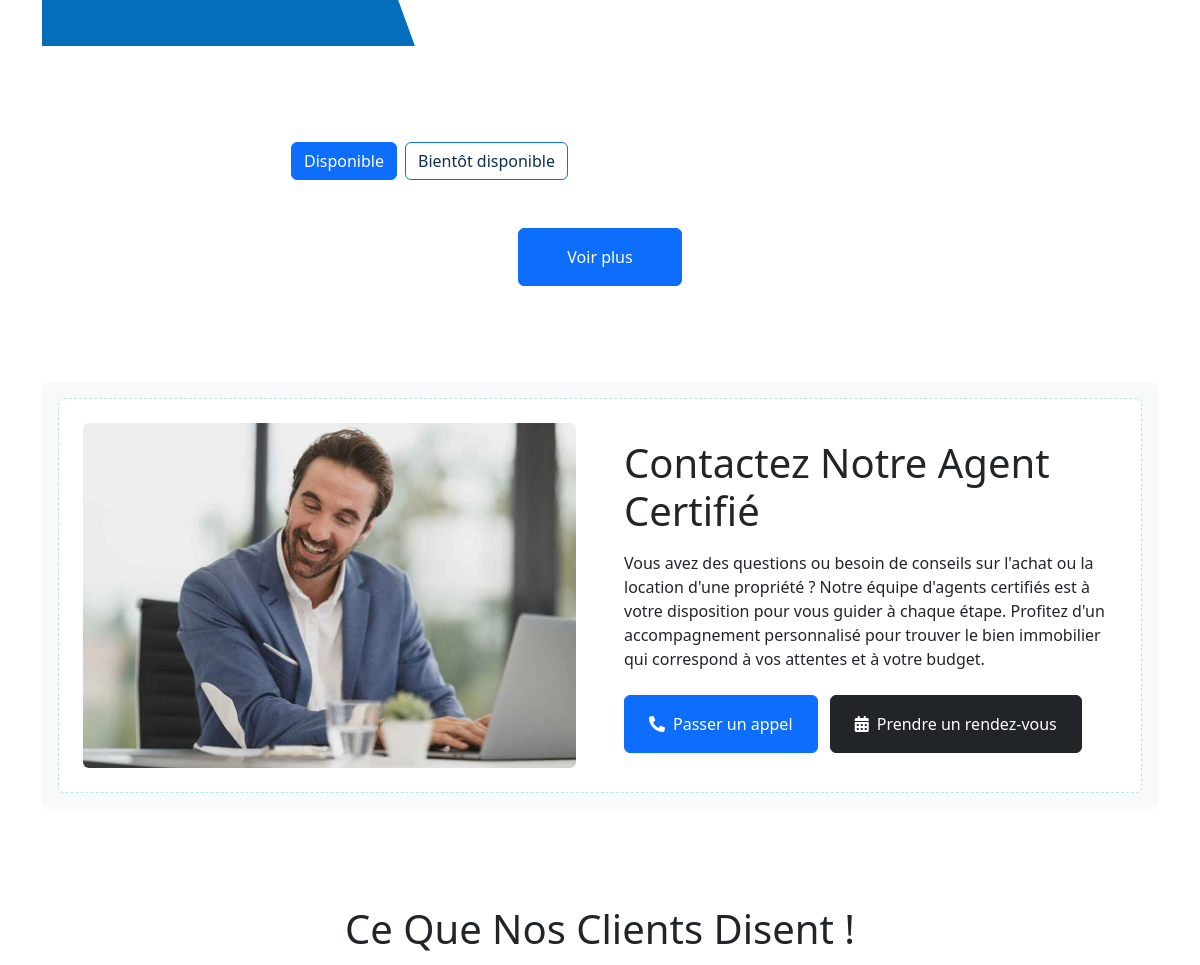
/ (middle part), run on an earlier commit of the app's database.
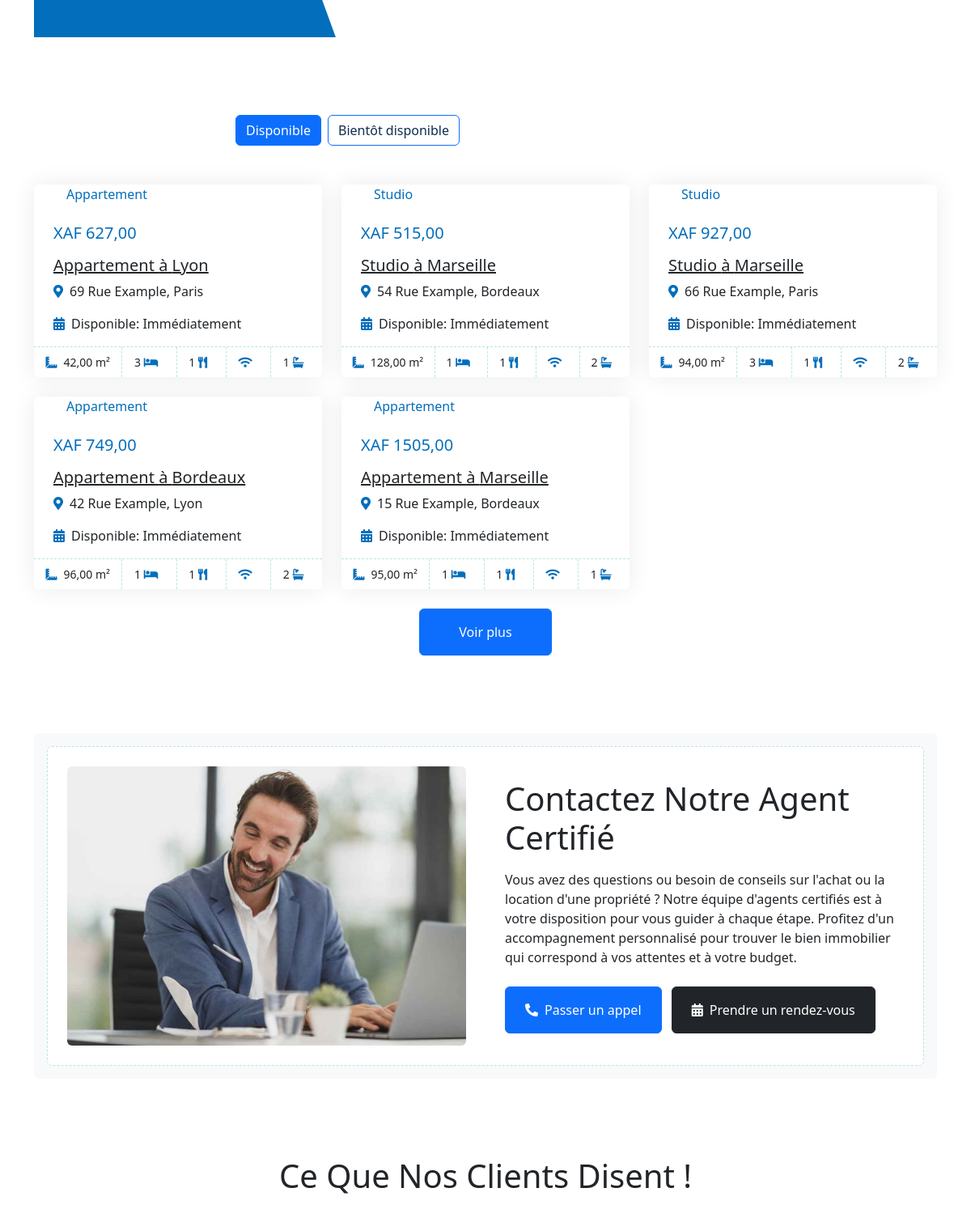
And on a later commit of the database.
### rental/models.py (models this page shows, shortened)
class Property(models.Model):
    CONTRACT_CHOICES = [
        (3, '3 mois'),
        (6, '6 mois'),
        (12, '1 an'),
    ]
    category = models.ForeignKey(PropertyCategory, on_delete=models.PROTECT, verbose_name="Catégorie")
    number_of_rooms = models.PositiveIntegerField(verbose_name="Nombre de pièces", default=1)
    number_of_bedrooms = models.PositiveIntegerField(verbose_name="Nombre de chambres", default=1)
    number_of_toilets = models.PositiveIntegerField(verbose_name="Nombre de toilettes", default=1)
    number_of_baths = models.PositiveIntegerField(verbose_name="Nombre de salles de bain", default=1)
    number_of_kitchens = models.PositiveIntegerField(verbose_name="Nombre de cuisines", default=1)
    main_picture = models.ImageField(upload_to='properties/', verbose_name="Image principale")
    picture_1 = models.ImageField(upload_to='properties/', blank=True, null=True, verbose_name="Image 1")
    picture_2 = models.ImageField(upload_to='properties/', blank=True, null=True, verbose_name="Image 2")
    picture_3 = models.ImageField(upload_to='properties/', blank=True, null=True, verbose_name="Image 3")
    picture_4 = models.ImageField(upload_to='properties/', blank=True, null=True, verbose_name="Image 4")
    picture_5 = models.ImageField(upload_to='properties/', blank=True, null=True, verbose_name="Image 5")
    is_available = models.BooleanField(default=True, verbose_name="Disponible")
    date_available = models.DateField(verbose_name="Date de disponibilité", default=timezone.now)
    price_per_month = models.DecimalField(max_digits=10, decimal_places=2, verbose_name="Prix par mois")
    reservation_price = models.DecimalField(max_digits=10, decimal_places=2, verbose_name="Prix de réservation")
    total_surface_area = models.DecimalField(max_digits=10, decimal_places=2, verbose_name="Surface totale (m²)")
    location = models.ForeignKey(Location, on_delete=models.PROTECT, verbose_name="Emplacement")
    address = models.TextField(verbose_name="Adresse")
    caution_fees = models.DecimalField(max_digits=10, decimal_places=2, verbose_name="Frais de caution")
    contract_period = models.IntegerField(choices=CONTRACT_CHOICES, verbose_name="Période de contrat", default=12)
    description = models.TextField(verbose_name="Description", blank=True)
    class Meta:
        verbose_name = "Propriété"
        verbose_name_plural = "Propriétés"

class PropertyCategory(models.Model):
    name = models.CharField(max_length=100, verbose_name="Nom")
    description = models.TextField(verbose_name="Description", blank=True)
    class Meta:
        verbose_name = "Catégorie de propriété"
        verbose_name_plural = "Catégories de propriétés"
    def __str__(self):
        return self.name

class Location(models.Model):
    name = models.CharField(max_length=100, verbose_name="Nom")
    description = models.TextField(verbose_name="Description", blank=True)
    class Meta:
        verbose_name = "Emplacement"
        verbose_name_plural = "Emplacements"
    def __str__(self):
        return self.name

### rental/views.py (the view)
# urls.py: path('', views.home, name='home'),
def home(request):
    available_properties = Property.objects.filter(is_available=True)[:6]
    soon_available_properties = Property.objects.filter(is_available=False)[:6]
    all_properties = Property.objects.all()[:6]
    categories = PropertyCategory.objects.all()
    locations = Location.objects.all()
    context = {
        'available_properties': available_properties,
        'soon_available_properties': soon_available_properties,
        'all_properties': all_properties,
        'categories': categories,
        'locations': locations,
    }
    return render(request, 'rental/index.html', context)

### templates/rental/index.html (shortened to what the changed rows need)
<!DOCTYPE html>
<html lang="en">
{% load static %}
<head>
    <link href="https://cdnjs.cloudflare.com/ajax/libs/font-awesome/5.10.0/css/all.min.css" rel="stylesheet">
    <link href="https://cdn.jsdelivr.net/npm/bootstrap-icons@1.4.1/font/bootstrap-icons.css" rel="stylesheet">
    <link href="{% static "js/animate/animate.min.css" %}" rel="stylesheet">
    <link href="{% static "js/owlcarousel/assets/owl.carousel.min.css" %}" rel="stylesheet">
    <link href="{% static "css/bootstrap.min.css" %}" rel="stylesheet">
    <link href="{% static "css/style.css" %}" rel="stylesheet">
</head>
<body>
    <div class="container-xxl bg-white p-0">
        <div class="container-xxl py-5">
            <div class="container">
                <div class="tab-content">
                    <div id="tab-1" class="tab-pane fade show p-0 active">
                        <div class="row g-4">
                            {% for property in available_properties %}
                            <div class="col-lg-4 col-md-6 wow fadeInUp" data-wow-delay="0.1s">
                                <div class="property-item rounded overflow-hidden">
                                    <div class="position-relative overflow-hidden">
                                        <div class="bg-white rounded-top text-primary position-absolute start-0 bottom-0 mx-4 pt-1 px-3">{{ property.category }}</div>
                                    </div>
                                    <div class="p-4 pb-0">
                                        <h5 class="text-primary mb-3">XAF {{ property.price_per_month }}</h5>
                                        <a class="d-block h5 mb-2" href="{% url 'rental:property_detail' property.id %}">{{ property.category }} à {{ property.location }}</a>
                                        <p><i class="fa fa-map-marker-alt text-primary me-2"></i>{{ property.address }}</p>
                                        <p><i class="fa fa-calendar-alt text-primary me-2"></i>Disponible: Immédiatement</p>
                                    </div>
                                    <div class="d-flex border-top">
                                        <small class="flex-fill text-center border-end py-2"><i class="fa fa-ruler-combined text-primary me-2"></i>{{ property.total_surface_area }} m²</small>
                                        <small class="flex-fill text-center border-end py-2">{{ property.number_of_bedrooms }} <i class="fa fa-bed text-primary me-2"></i></small>
                                        <small class="flex-fill text-center border-end py-2">{{ property.number_of_kitchens }} <i class="fa fa-utensils text-primary me-2"></i></small>
                                        <small class="flex-fill text-center border-end py-2"><i class="fa fa-wifi text-primary me-2"></i></small>
                                        <small class="flex-fill text-center py-2">{{ property.number_of_toilets }} <i class="fa fa-bath text-primary me-2"></i></small>
                                    </div>
                                </div>
                            </div>
                            {% endfor %}
                        </div>
                    </div>
                </div>
            </div>
        </div>
        <div class="container-xxl py-5">
            <div class="container">
                <div class="bg-light rounded p-3">
                    <div class="bg-white rounded p-4" style="border: 1px dashed rgba(0, 185, 142, .3)">
                        <div class="row g-5 align-items-center">
                            <div class="col-lg-6 wow fadeIn" data-wow-delay="0.5s">
                                <div class="mb-4">
                                    <h1 class="mb-3">Contactez Notre Agent Certifié</h1>
                                </div>
                            </div>
                        </div>
                    </div>
                </div>
            </div>
        </div>
<div class="container-xxl py-5">
    <div class="container">
        <div class="text-center mx-auto mb-5 wow fadeInUp" data-wow-delay="0.1s" style="max-width: 600px;">
            <h1 class="mb-3">Ce Que Nos Clients Disent !</h1>
        </div>
    </div>
</div>
    </div>
</body>
</html>

What changed in the data, as far as the page shows it:
added Property: category "Appartement", price_per_month "627,00", location "Lyon", address "69 Rue Example, Paris", total_surface_area "42,00", number_of_bedrooms "3", number_of_kitchens "1", number_of_toilets "1"
added Property: category "Studio", price_per_month "515,00", location "Marseille", address "54 Rue Example, Bordeaux", total_surface_area "128,00", number_of_bedrooms "1", number_of_kitchens "1", number_of_toilets "2"
added Property: category "Studio", price_per_month "927,00", location "Marseille", address "66 Rue Example, Paris", total_surface_area "94,00", number_of_bedrooms "3", number_of_kitchens "1", number_of_toilets "2"
added Property: category "Appartement", price_per_month "749,00", location "Bordeaux", address "42 Rue Example, Lyon", total_surface_area "96,00", number_of_bedrooms "1", number_of_kitchens "1", number_of_toilets "2"
added Property: category "Appartement", price_per_month "1505,00", location "Marseille", address "15 Rue Example, Bordeaux", total_surface_area "95,00", number_of_bedrooms "1", number_of_kitchens "1", number_of_toilets "1"
